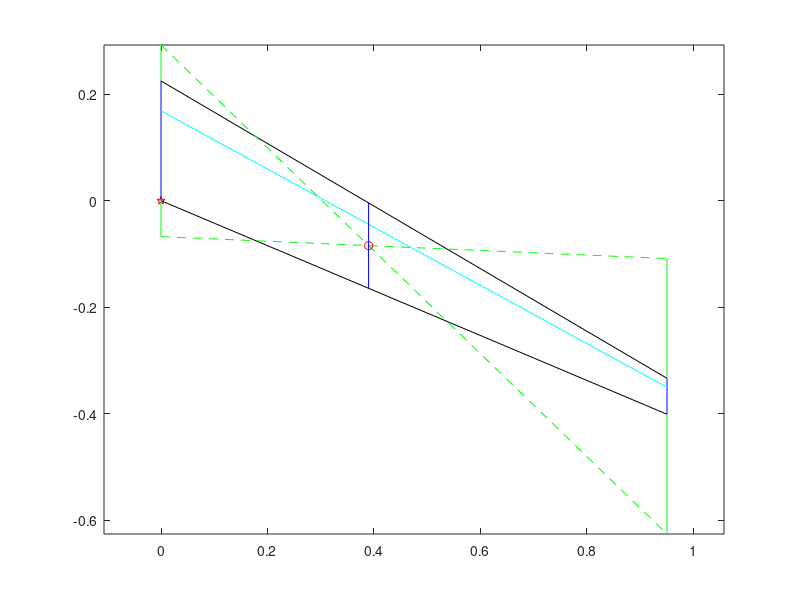

Write the MATLAB code that produced this figure.
clear all
close all
clc

AR = 13;
c = 0.225;
t = 0.3;
theta = 0.5; % Radians

%% Determiing planform coordinates;
t_c = c.*t;  % Tip cord of main wing
b = (AR.*(c.*(1+t)))./2; % Main wing span.
h = b./2; % Main wing half-span
plot(0,0,'pr');hold on;

sweep = h.*tan(theta); % sweep tip, quarter cord (y-axis)
c_4 = c.*0.75; % quarte cord from aft of aerofoil (y-axis)

ct_4 = c_4 - sweep; % tip quarter cord (y-axis)
ct_l = ct_4 + (t_c.*0.25); % tip cord leading edge
ct_t = ct_4 - (t_c.*0.75); % tip cord trailing edge

% Root cord
Root_y = [c, c_4, 0];
Root_x = zeros(1,3); 
%Tip cord
Tip_y = [ct_l,ct_4,ct_t];
Tip_x = h.*ones(1,3);

%% Geometric plot
plot(Root_x, Root_y,'b'); hold on;plot(Tip_x, Tip_y,'b');hold on;...
    axis equal; % cord plot
r_4  = [0 c_4; h ct_4]; % c/4 sweep plot
plot(r_4(:,1),r_4(:,2),'c'); hold on;

l_edge = [0 c; h ct_l]; % leading edge plot
plot(l_edge(:,1),l_edge(:,2),'k');hold on;

t_edge = [0 0; h ct_t]; % trailing edge plot
plot(t_edge(:,1), t_edge(:,2), 'k-'); hold on

%%   MAC geometry plot

I_rootl = c + t_c; I_roott = 0 - t_c; % plot imaginary tip cord (wingroot)
I_r1 = [0, I_rootl; 0, c]; plot(I_r1(:,1),I_r1(:,2),'g');hold on;
I_r2 = [0, 0; 0, I_roott]; plot(I_r2(:,1),I_r2(:,2),'g');hold on;

I_tipl = ct_l + c; I_tipt = ct_t - c; % plot imaginary root cord(wingtip)
I_t1 = [h, I_tipl; h, ct_l]; plot(I_t1(:,1),I_t1(:,2),'g'); hold on;
I_t2 = [h, ct_t; h, I_tipt]; plot(I_t2(:,1),I_t2(:,2),'g'); hold on;

% Intersecting lines
d_1 = [0, I_rootl; h, I_tipt]; plot(d_1(:,1),d_1(:,2),'g--'); hold on;
d_2 = [0, I_roott; h, I_tipl]; plot(d_2(:,1),d_2(:,2),'g--'); hold on;

%CG location
x = [0,h]; m = (-1.*(I_rootl-I_tipt))./h; y1 = (m.*x)+I_rootl;
m2 = (I_tipl-I_roott)./h; y2 = (m2.*x)+I_roott;...
    MAC_x = (I_roott-I_rootl)./(m-m2);...
    MAC_y = (m.*MAC_x)+I_rootl; plot(MAC_x,MAC_y,'ro');hold on;

% length MAC
MAC_l = c.*(2/3).*((1+t+(t.^2))./(1+t));
MAC_half = MAC_l/2;
MAC_lnew = [MAC_x, (MAC_y+MAC_half);MAC_x, (MAC_y-MAC_half)];
plot(MAC_lnew(:,1),MAC_lnew(:,2),'b'); hold on;

fprintf('Mean Aerodynamic Cord length (m): %i.\n',MAC_l)
fprintf('CG y-axis location: %i.\n',MAC_y)